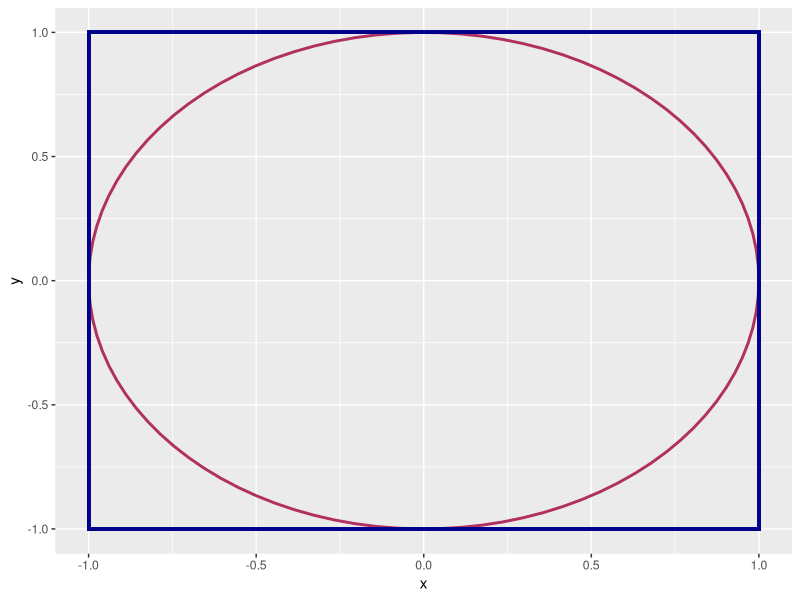
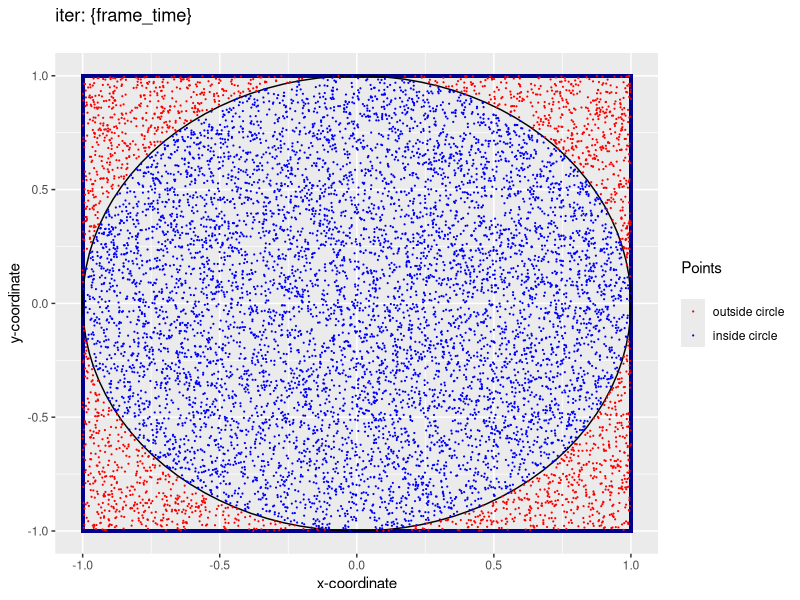
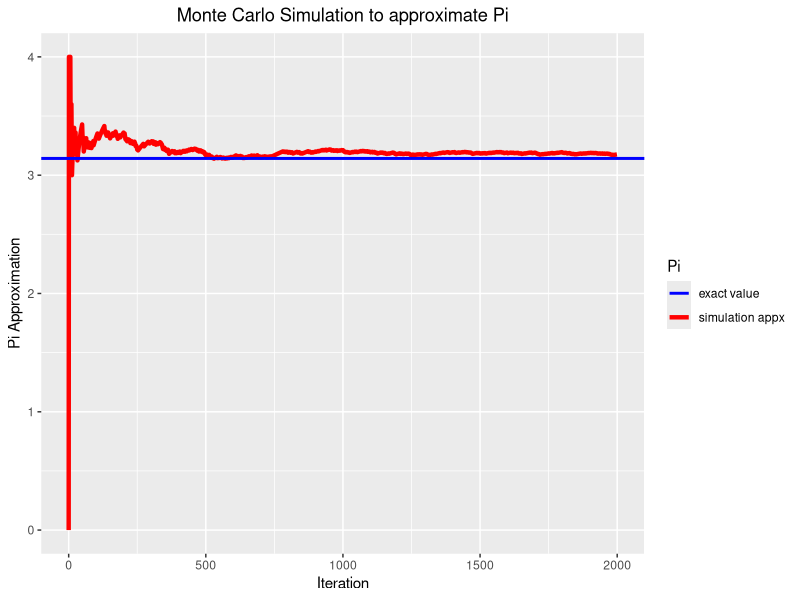
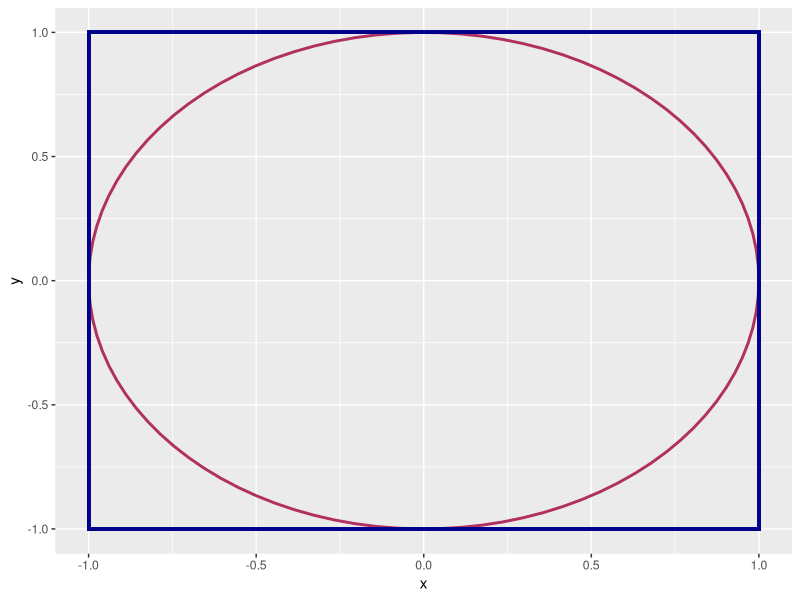
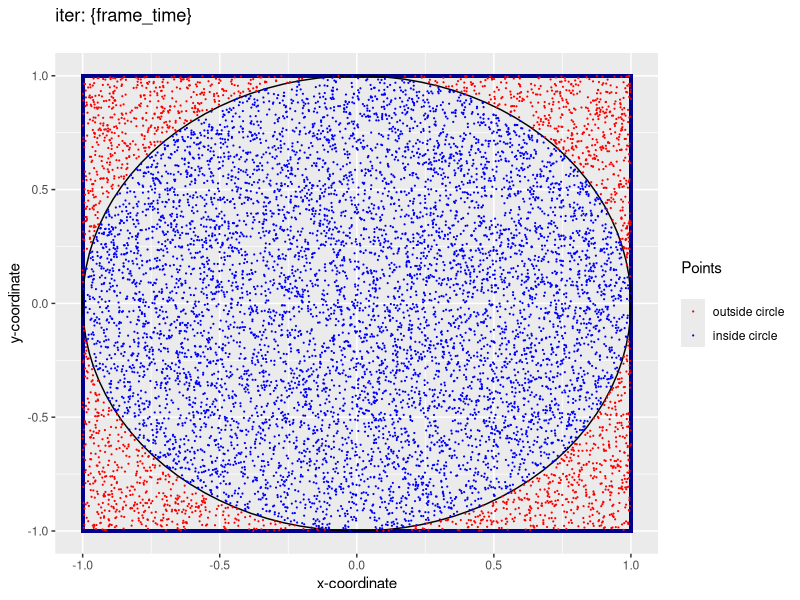
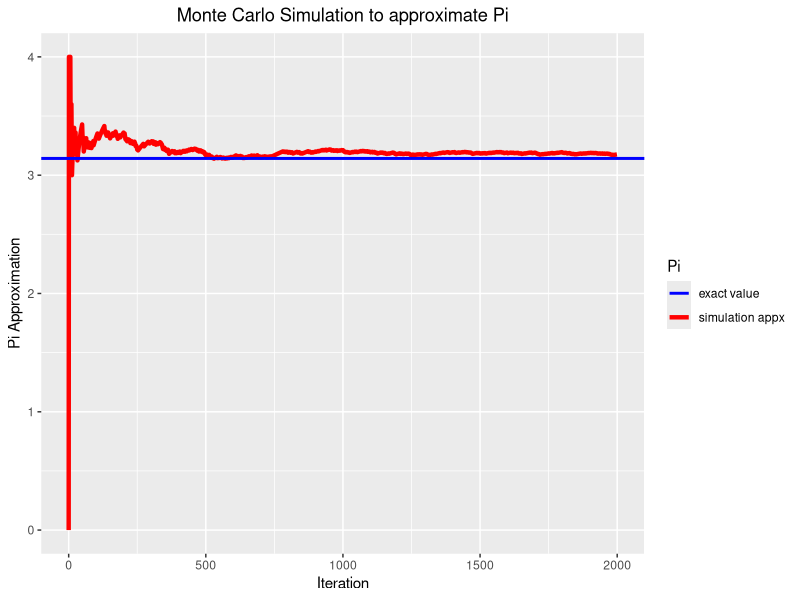

Write the R code that produced these figures, in order.
require(plotrix)
require(grid)
require(ggplot2)
library(gganimate)

#=========================================================================================================
# read data

# reading data from the data file
setwd('C:/Users/Ahmad/Desktop/Ahmad/python/pi_approximation_visual')
pi_data <- read.csv('./data/data.csv', row.names=1, header=TRUE)
pi_data['pi_appx'][is.na(pi_data['pi_appx'])] <- 0
pi_data$iter <- rownames(pi_data)
pi_data$iter <- as.integer(as.numeric(pi_data$iter))
pi_data

#=========================================================================================================
# prepare visuals

# show simulation setup in a visual
getCircle <- function(center = c(0,0), diameter = 1, npoints = 100){
  seq <- seq(0, 2*pi, length.out = npoints)
  x_seq <- center[1] + diameter / 2 * cos(seq)
  y_seq <- center[2] + diameter / 2 * sin(seq)
  return(data.frame(x = x_seq, y = y_seq))
}


circle_data <- getCircle(diameter=2)
ggplot(circle_data, aes(x, y)) + geom_path(size=1, col='maroon') +
  geom_rect(xmin=-1, xmax=1, ymin=-1, ymax=1, size=1, col='darkblue', alpha=0)
ggsave(filename="./output/image1_setup.png", plot=last_plot(), width = 15, height = 15, units='cm')



# animating the simulation
ggplot(pi_data, aes(x, y)) + 
  geom_rect(xmin=-1, xmax=1, ymin=-1, ymax=1, size=1, col='darkblue', alpha=0) +
  geom_path(data=circle_data, aes(x,y)) +
  geom_point(size=0.1, aes(color=factor(in_circle))) + 
  labs(title = "iter: {frame_time}\n", x = "x-coordinate", y = "y-coordinate", color = "Points\n") +
  scale_color_manual(labels = c("outside circle", "inside circle"), values = c("red", "blue"))
ggsave(filename="./output/image2_simulation.png", plot=last_plot(), width = 20, height = 17, units='cm')



# show simulation results in a visual
pi_data2 <- pi_data[1:2000,]
ggplot(pi_data2, aes(iter, pi_appx)) + 
  geom_line(aes(color='simulation appx'), linetype = 1, size = 1.5) + 
  geom_hline(aes(yintercept = 3.14159, color = "exact value"), linetype = 1, size = 1) +
  scale_colour_manual(values = c("blue", "red")) +
  ggtitle("Monte Carlo Simulation to approximate Pi") +
  theme(plot.title = element_text(hjust = 0.5)) +
  labs(x = "Iteration",
       y = "Pi Approximation",
       color = "Pi")

ggsave(filename="./output/simulation_results.png", plot=last_plot()) #width=10, height=5, units="cm"
